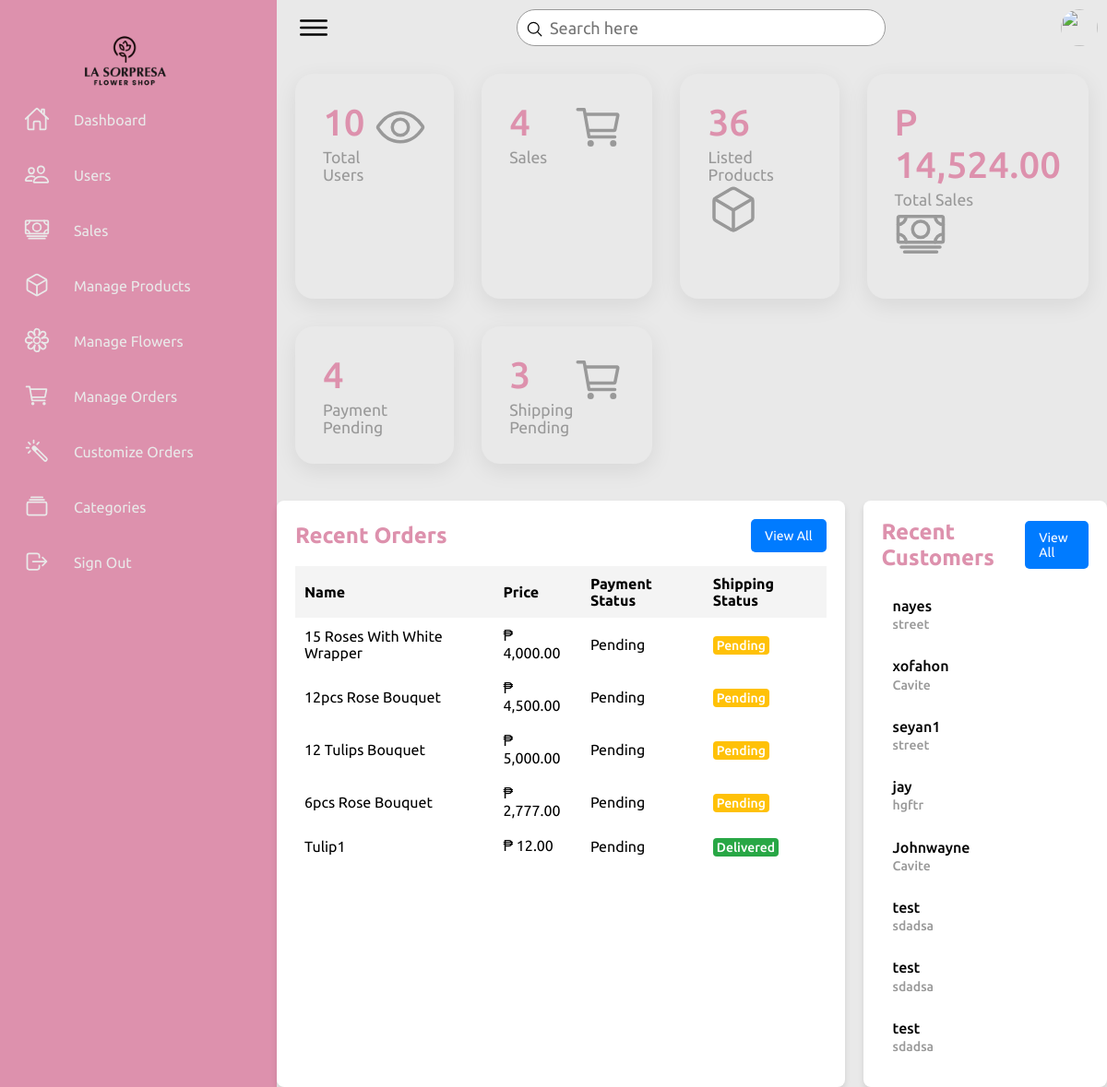
Page /admin/dashboard.php (signed in) on the committed database.
### tables this page shows
CREATE TABLE `payment` (
  `payment_id` int(11) NOT NULL,
  `cust_id` int(11) NOT NULL,
  `order_id` int(11) DEFAULT NULL,
  `cust_name` varchar(255) NOT NULL,
  `cust_email` varchar(255) NOT NULL,
  `reference_number` varchar(255) DEFAULT NULL,
  `amount_paid` decimal(10,2) NOT NULL,
  `payment_method` enum('gcash','cop') NOT NULL,
  `payment_status` enum('pending','paid','failed') DEFAULT 'pending',
  `shipping_status` enum('pending','shipped','delivered','readyforpickup') DEFAULT 'pending',
  `created_at` timestamp NOT NULL DEFAULT current_timestamp(),
  `updated_at` timestamp NOT NULL DEFAULT current_timestamp() ON UPDATE current_timestamp(),
  `viewed` tinyint(1) DEFAULT 0
);

CREATE TABLE `product` (
  `p_id` int(11) NOT NULL,
  `name` varchar(255) NOT NULL,
  `old_price` varchar(10) NOT NULL,
  `current_price` varchar(10) NOT NULL,
  `quantity` int(10) NOT NULL,
  `featured_photo` varchar(255) NOT NULL,
  `description` text NOT NULL,
  `short_description` text NOT NULL,
  `feature` text NOT NULL,
  `other_photo` text NOT NULL,
  `condition` text NOT NULL,
  `is_featured` int(1) NOT NULL,
  `is_active` int(1) NOT NULL,
  `ecat_id` int(11) NOT NULL
);

CREATE TABLE `customer` (
  `cust_id` int(11) NOT NULL,
  `cust_name` varchar(255) NOT NULL,
  `cust_email` varchar(255) NOT NULL,
  `cust_phone` varchar(15) NOT NULL,
  `cust_address` text NOT NULL,
  `cust_city` varchar(255) NOT NULL,
  `cust_zip` varchar(10) NOT NULL,
  `cust_s_name` varchar(255) DEFAULT NULL,
  `cust_s_phone` varchar(15) DEFAULT NULL,
  `cust_s_address` text DEFAULT NULL,
  `cust_s_city` varchar(255) DEFAULT NULL,
  `cust_s_zip` varchar(10) DEFAULT NULL,
  `cust_password` varchar(255) NOT NULL,
  `cust_datetime` datetime DEFAULT current_timestamp(),
  `cust_timestamp` timestamp NOT NULL DEFAULT current_timestamp() ON UPDATE current_timestamp(),
  `cust_status` enum('active','inactive','suspended') DEFAULT 'active'
);

### admin/dashboard.php (the view, shortened to what this page needs)
<?php
include("inc/config.php");
try {
    $recentCustomersQuery = $pdo->query("SELECT * FROM customer ORDER BY cust_datetime DESC LIMIT 8");
    $recentCustomers = $recentCustomersQuery->fetchAll(PDO::FETCH_ASSOC);
} catch (Exception $e) {
    echo "Error fetching recent customers: " . $e->getMessage();
}
$totalUsersQuery = $pdo->query("SELECT COUNT(cust_id) AS total_users FROM customer");
$totalUsers = $totalUsersQuery->fetch(PDO::FETCH_ASSOC)['total_users'];
$totalSalesQuery = $pdo->query("SELECT COUNT(order_id) AS total_sales FROM orders");
$totalSales = $totalSalesQuery->fetch(PDO::FETCH_ASSOC)['total_sales'];
$listedProductsQuery = $pdo->query("SELECT COUNT(p_id) AS listed_products FROM product");
$listedProducts = $listedProductsQuery->fetch(PDO::FETCH_ASSOC)['listed_products'];
$totalSalesAmountQuery = $pdo->query("SELECT SUM(amount_paid) AS total_sales_amount FROM payment");
$totalSalesAmount = $totalSalesAmountQuery->fetch(PDO::FETCH_ASSOC)['total_sales_amount'];
$totalSalesAmount = $totalSalesAmount ? $totalSalesAmount : 0;
$paymentPendingQuery = $pdo->query("SELECT COUNT(order_id) AS payment_pending FROM payment WHERE payment_status = 'pending'");
$paymentPending = $paymentPendingQuery->fetch(PDO::FETCH_ASSOC)['payment_pending'];
$shippingPendingQuery = $pdo->query("SELECT COUNT(order_id) AS shipping_pending FROM payment WHERE shipping_status = 'pending'");
$shippingPending = $shippingPendingQuery->fetch(PDO::FETCH_ASSOC)['shipping_pending'];
try {
    $recentOrdersQuery = $pdo->query("
        SELECT
            c.cust_name,
            p.name AS product_name,
            p.current_price,
            pay.payment_status,
            pay.shipping_status,
            pay.created_at AS payment_date
        FROM payment pay
        JOIN orders o ON pay.order_id = o.order_id
        JOIN customer c ON o.customer_id = c.cust_id
        JOIN order_items oi ON o.order_id = oi.order_id
        JOIN product p ON oi.product_id = p.p_id
        ORDER BY pay.created_at DESC
        LIMIT 8
    ");
    $recentOrders = $recentOrdersQuery->fetchAll(PDO::FETCH_ASSOC);
} catch (Exception $e) {
    echo "Error fetching recent orders: " . $e->getMessage();
}
?>
<!DOCTYPE html>
<html lang="en">
<head>
    <link rel="stylesheet" href="../css/style.css">
</head>
<body>
    <div class="container">
        <div class="navigation">
            <ul>
                <li>
                    <a href="#">
                        <div class="logo-container">
                            <img src="../images/logo.png" alt="Logo" class="logo" />
                        </div>
                        <span class="title"></span>
                    </a>
                </li>
                <li>
                    <a href="dashboard.php">
                        <span class="icon">
                            <ion-icon name="home-outline"></ion-icon>
                        </span>
                        <span class="title">Dashboard</span>
                    </a>
                </li>
                <li>
                    <a href="users.php">
                        <span class="icon">
                            <ion-icon name="people-outline"></ion-icon>
                        </span>
                        <span class="title">Users</span>
                    </a>
                </li>
                <li>
                    <a href="sales-report.php">
                        <span class="icon">
                            <ion-icon name="cash-outline"></ion-icon>
                        </span>
                        <span class="title">Sales</span>
                    </a>
                </li>
                <li>
                    <a href="product/product.php">
                        <span class="icon">
                            <ion-icon name="cube-outline"></ion-icon>
                        </span>
                        <span class="title">Manage Products</span>
                    </a>
                </li>
                <li>
                    <a href="product/flowers.php">
                        <span class="icon">
                            <ion-icon name="flower-outline"></ion-icon>
                        </span>
                        <span class="title">Manage Flowers</span>
                    </a>
                </li>
                <li>
                    <a href="orders/order.php">
                        <span class="icon">
                            <ion-icon name="cart-outline"></ion-icon>
                        </span>
                        <span class="title">Manage Orders</span>
                    </a>
                </li>
                <li>
                    <a href="customize/customize-order.php">
                        <span class="icon">
                        <ion-icon name="color-wand-outline"></ion-icon>
                        </span>
                        <span class="title"> Customize Orders</span>
                    </a>
                </li>
                <li>
                    <a href="settings.php">
                        <span class="icon">
                            <ion-icon name="albums-outline"></ion-icon>
                        </span>
                        <span class="title">Categories</span>
                    </a>
                </li>
                <li>
                    <a href="logout.php">
                        <span class="icon">
                            <ion-icon name="log-out-outline"></ion-icon>
                        </span>
                        <span class="title">Sign Out</span>
                    </a>
                </li>
            </ul>
        </div>
        <div class="main">
            <div class="topbar">
                <div class="toggle">
                    <ion-icon name="menu-outline"></ion-icon>
                </div>
                <div class="search">
                    <label>
                        <input type="text" placeholder="Search here">
                        <ion-icon name="search-outline"></ion-icon>
                    </label>
                </div>
                <div class="user">
                    <img src="assets/imgs/customer01.jpg" alt="">
                </div>
            </div>
            <div class="cardBox">
                <div class="card">
                    <div>
                        <div class="numbers"><?= number_format($totalUsers) ?></div>
                        <div class="cardName">Total Users</div>
                    </div>
                    <div class="iconBx">
                        <ion-icon name="eye-outline"></ion-icon>
                    </div>
                </div>
                <div class="card">
                    <div>
                        <div class="numbers"><?= number_format($totalSales) ?></div>
                        <div class="cardName">Sales</div>
                    </div>
                    <div class="iconBx">
                        <ion-icon name="cart-outline"></ion-icon>
                    </div>
                </div>
                <div class="card">
                    <a href="product/product.php" style="text-decoration: none; color: inherit;">
                        <div>
                            <div class="numbers"><?= number_format($listedProducts) ?></div>
                            <div class="cardName">Listed Products</div>
                        </div>
                        <div class="iconBx">
                            <ion-icon name="cube-outline"></ion-icon>
                        </div>
                    </a>
                </div>
                <div class="card">
                    <a href="sales-report.php" style="text-decoration: none; color: inherit;">
                        <div>
                            <div class="numbers">P <?= number_format($totalSalesAmount, 2) ?></div>
                            <div class="cardName">Total Sales</div>
                        </div>
                        <div class="iconBx">
                            <ion-icon name="cash-outline"></ion-icon>
                        </div>
                    </a>
                </div>
                <div class="card">
                <div>
                    <div class="numbers"><?= number_format($paymentPending) ?></div>
                    <div class="cardName">Payment Pending</div>
                </div>
            </div>
            <div class="card">
                <div>
                    <div class="numbers"><?= number_format($shippingPending) ?></div>
                    <div class="cardName">Shipping Pending</div>
                </div>
                <div class="iconBx">
                    <ion-icon name="cart-outline"></ion-icon>
                </div>
            </div>
        </div>
        <div class="row">
            <div class="recentOrders">
                <div class="cardHeader d-flex justify-content-between align-items-center">
                    <h2>Recent Orders</h2>
                    <a href="orders/order.php" class="btn btn-primary">View All</a>
                </div>
                <table class="table table-striped table-bordered">
                    <thead class="thead-dark">
                        <tr>
                            <th>Name</th>
                            <th>Price</th>
                            <th>Payment Status</th>
                            <th>Shipping Status</th>
                        </tr>
                    </thead>
                    <tbody>
                        <?php foreach ($recentOrders as $order) { ?>
                            <tr>
                                <td><?= htmlspecialchars($order['product_name']) ?></td>
                                <td>₱ <?= number_format($order['current_price'], 2) ?></td>
                                <td><?= ucfirst(htmlspecialchars($order['payment_status'])) ?></td>
                                <td>
                                    <span class="status
                                        <?php
                                            switch ($order['shipping_status']) {
                                                case 'delivered':
                                                    echo 'delivered';
                                                    break;
                                                case 'pending':
                                                    echo 'pending';
                                                    break;
                                            }
                                        ?>">
                                        <?= ucfirst(htmlspecialchars($order['shipping_status'])) ?>
                                    </span>
                                </td>
                            </tr>
                        <?php } ?>
                    </tbody>
                </table>
            </div>
            <div class="recentCustomers">
                <div class="cardHeader">
                    <h2>Recent Customers</h2>
                    <a href="users.php" class="btn btn-primary">View All</a>
                </div>
                <table>
                    <?php foreach ($recentCustomers as $customer) { ?>
                        <tr>
                            <td>
                                <h4><?= htmlspecialchars($customer['cust_name']) ?><br>
                                    <span><?= htmlspecialchars($customer['cust_city']) ?></span>
                                </h4>
                            </td>
                        </tr>
                    <?php } ?>
                </table>
            </div>
        </div>
    </div>
</body>
</html>

### rows in the picture
payment: product.name "15 Roses With White Wrapper", product.current_price "4,000.00", payment_status "Pending", shipping_status "Pending", product.name "12pcs Rose Bouquet", product.current_price "4,500.00"
payment: product.name "12 Tulips Bouquet", product.current_price "5,000.00", payment_status "Pending", shipping_status "Pending"
payment: product.name "6pcs Rose Bouquet", product.current_price "2,777.00", payment_status "Pending", shipping_status "Pending"
payment: product.name "Tulip1", product.current_price "12.00", payment_status "Pending", shipping_status "Delivered"
customer: cust_name "nayes", cust_city "street"
customer: cust_name "xofahon", cust_city "Cavite"
customer: cust_name "seyan1", cust_city "street"
customer: cust_name "jay", cust_city "hgftr"
customer: cust_name "Johnwayne", cust_city "Cavite"
customer: cust_name "test", cust_city "sdadsa"
customer: cust_name "test", cust_city "sdadsa"
customer: cust_name "test", cust_city "sdadsa"

### other values in the picture
$totalUsers "10"
$totalSales "4"
$listedProducts "36"
$totalSalesAmount "14,524.00"
$paymentPending "4"
$shippingPending "3"
